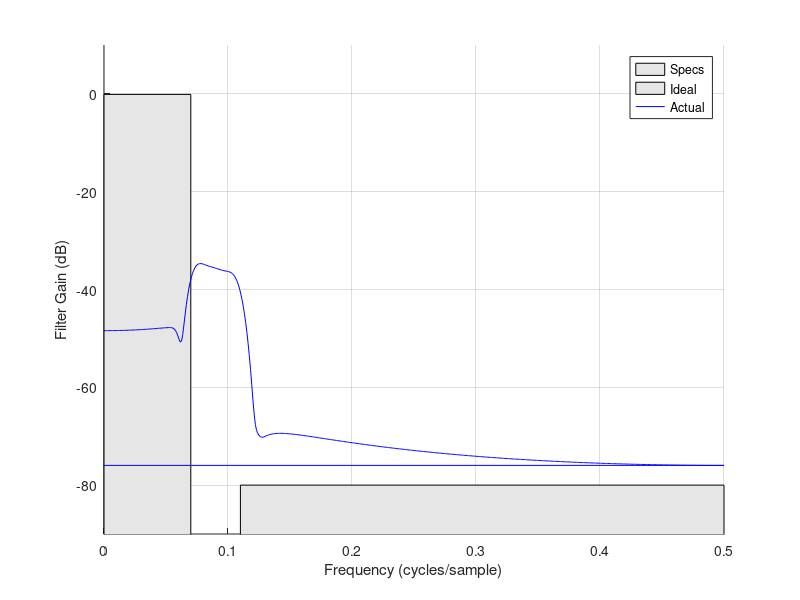
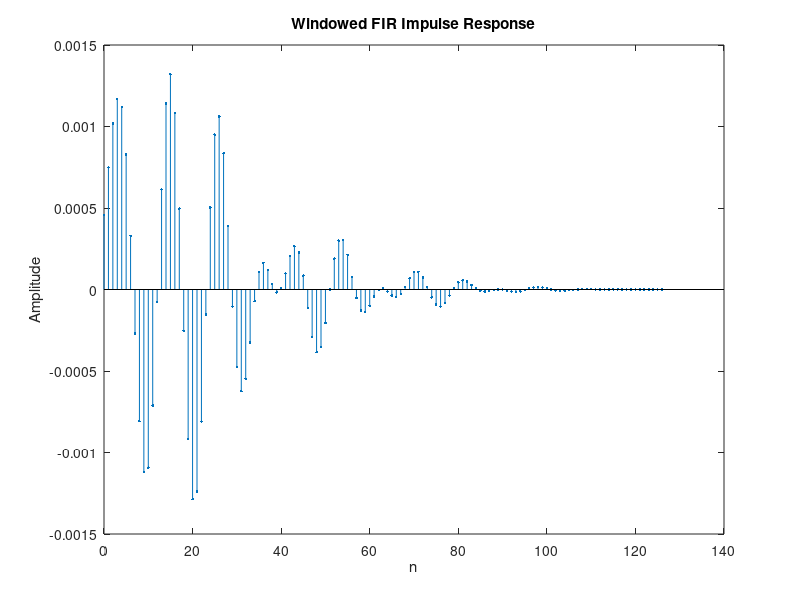

Source code (MATLAB) for these figures, in order:
% Rebuilt FIR Low-Pass Filter Design (Window Method, Kaiser)
% Based on example code structure — FIXED

N = 1024;         % FFT length (power of 2, fine)
M = 127;          % Filter length (must be odd for symmetry)
beta = 7.85;      % Kaiser beta for ~80 dB attenuation

% Draw spec boxes (visual only)
figure(1); clf;
patch([0 0.07 0.07 0], [-100 -100 -0.1 -0.1], 0.9*[1 1 1]);  % passband
hold on; grid on;
patch([0.11 0.5 0.5 0.11], [-100 -100 -80 -80], 0.9*[1 1 1]); % stopband
axis([0 0.5 -90 10]);
xlabel('Frequency (cycles/sample)');
ylabel('Filter Gain (dB)');

% Frequency axis: [-0.5, 0.5)
f = (0:N-1)/N;
f(N/2+2:end) = f(N/2+2:end) - 1.0;

% Build desired frequency response (low-pass with cosine transition)
Hd = zeros(1, N);
Hd(abs(f) < 0.07) = 1;  % passband
trans = (abs(f) >= 0.07 & abs(f) <= 0.11);
Hd(trans) = 0.5 * (1 + cos(pi * (abs(f(trans)) - 0.07) / 0.04));

% Linear phase centering
Hd = Hd .* exp(1j * 2 * pi * f * ((M - 1)/2));

% IFFT to get time domain response
hd = real(ifft(Hd));       % impulse response
hd = ifftshift(hd);        % center it around 0

% Extract centered M-tap segment
center = N/2;
start = round(center - floor(M/2));
stop = start + M - 1;
hd_windowed = hd(start:stop);  % this fixes the colon error

% Apply Kaiser window
w = kaiser(M, beta)';
h = hd_windowed .* w;

% Plot impulse response
figure(2); clf;
stem(0:M-1, h, '.');
title('Windowed FIR Impulse Response');
xlabel('n'); ylabel('Amplitude');

% Compute frequency response of resulting filter
H = fft(h, N);

% Plot actual frequency response
figure(1);
plot(f, 20*log10(abs(H) + eps), 'b');
legend('Specs', 'Ideal', 'Actual');

% Diagnostics
passband = abs(f) < 0.07;
stopband = abs(f) > 0.11;

max_pass = max(20*log10(abs(H(passband)) + eps));
min_pass = min(20*log10(abs(H(passband)) + eps));
ripple = max_pass - min_pass;

attenuation = -max(20*log10(abs(H(stopband)) + eps));

fprintf('Passband ripple: %.3f dB\n', ripple);
fprintf('Max passband gain: %.3f dB\n', max_pass);
fprintf('Min passband gain: %.3f dB\n', min_pass);
fprintf('Stopband attenuation: %.2f dB\n', attenuation);
